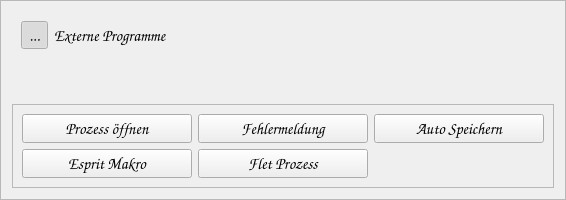
     <widget class="QFrame" name="fr_scripts_aufklappen">
      <property name="sizePolicy">
       <sizepolicy hsizetype="Preferred" vsizetype="Preferred">
        <horstretch>0</horstretch>
        <verstretch>0</verstretch>
       </sizepolicy>
      </property>
      <property name="maximumSize">
       <size>
        <width>16777215</width>
        <height>200</height>
       </size>
      </property>
      <property name="font">
       <font>
        <family>Comic Sans MS</family>
        <pointsize>12</pointsize>
       </font>
      </property>
      <property name="frameShape">
       <enum>QFrame::Shape::StyledPanel</enum>
      </property>
      <property name="frameShadow">
       <enum>QFrame::Shadow::Raised</enum>
      </property>
      <layout class="QVBoxLayout" name="verticalLayout_6">
       <item>
        <widget class="QWidget" name="wg_scripts_aufklappen" native="true">
         <layout class="QHBoxLayout" name="horizontalLayout_18">
          <item>
           <widget class="QToolButton" name="tb_scripts_aufklappen">
            <property name="focusPolicy">
             <enum>Qt::FocusPolicy::NoFocus</enum>
            </property>
            <property name="text">
             <string>...</string>
            </property>
            <property name="shortcut">
             <string notr="true"/>
            </property>
            <property name="checkable">
             <bool>true</bool>
            </property>
            <property name="checked">
             <bool>true</bool>
            </property>
            <property name="autoRaise">
             <bool>true</bool>
            </property>
           </widget>
          </item>
          <item>
           <widget class="QLabel" name="lb_scripts">
            <property name="font">
             <font>
              <family>Comic Sans MS</family>
              <pointsize>12</pointsize>
             </font>
            </property>
            <property name="text">
             <string>Externe Programme</string>
            </property>
           </widget>
          </item>
         </layout>
        </widget>
       </item>
       <item>
        <spacer name="verticalSpacer_2">
         <property name="orientation">
          <enum>Qt::Orientation::Vertical</enum>
         </property>
         <property name="sizeHint" stdset="0">
          <size>
           <width>20</width>
           <height>40</height>
          </size>
         </property>
        </spacer>
       </item>
       <item>
        <widget class="QFrame" name="fr_scripts">
         <property name="frameShape">
          <enum>QFrame::Shape::StyledPanel</enum>
         </property>
         <property name="frameShadow">
          <enum>QFrame::Shadow::Raised</enum>
         </property>
         <layout class="QGridLayout" name="gridLayout">
          <item row="0" column="2">
           <widget class="QPushButton" name="pb_auto_speichern">
            <property name="minimumSize">
             <size>
              <width>170</width>
              <height>0</height>
             </size>
            </property>
            <property name="maximumSize">
             <size>
              <width>210</width>
              <height>16777215</height>
             </size>
            </property>
            <property name="font">
             <font>
              <family>Comic Sans MS</family>
              <pointsize>12</pointsize>
              <bold>false</bold>
             </font>
            </property>
            <property name="text">
             <string>Auto Speichern</string>
            </property>
            <property name="autoDefault">
             <bool>true</bool>
            </property>
           </widget>
          </item>
          <item row="1" column="1">
           <widget class="QPushButton" name="pb_flet_prozess">
            <property name="minimumSize">
             <size>
              <width>170</width>
              <height>0</height>
             </size>
            </property>
            <property name="maximumSize">
             <size>
              <width>210</width>
              <height>16777215</height>
             </size>
            </property>
            <property name="font">
             <font>
              <family>Comic Sans MS</family>
              <pointsize>12</pointsize>
              <bold>false</bold>
             </font>
            </property>
            <property name="text">
             <string>Flet Prozess</string>
            </property>
            <property name="autoDefault">
             <bool>true</bool>
            </property>
           </widget>
          </item>
          <item row="0" column="1">
           <widget class="QPushButton" name="pb_fehlermeldung_destroyer">
            <property name="minimumSize">
             <size>
              <width>170</width>
              <height>0</height>
             </size>
            </property>
            <property name="maximumSize">
             <size>
              <width>210</width>
              <height>16777215</height>
             </size>
            </property>
            <property name="font">
             <font>
              <family>Comic Sans MS</family>
              <pointsize>12</pointsize>
              <bold>false</bold>
             </font>
            </property>
            <property name="text">
             <string>Fehlermeldung</string>
            </property>
            <property name="autoDefault">
             <bool>true</bool>
            </property>
           </widget>
          </item>
          <item row="0" column="0">
           <widget class="QPushButton" name="pb_prozess_oeffnen">
            <property name="minimumSize">
             <size>
              <width>170</width>
              <height>0</height>
             </size>
            </property>
            <property name="maximumSize">
             <size>
              <width>210</width>
              <height>16777215</height>
             </size>
            </property>
            <property name="font">
             <font>
              <family>Comic Sans MS</family>
              <pointsize>12</pointsize>
              <bold>false</bold>
             </font>
            </property>
            <property name="text">
             <string>Prozess öffnen</string>
            </property>
            <property name="autoDefault">
             <bool>true</bool>
            </property>
           </widget>
          </item>
          <item row="1" column="0">
           <widget class="QPushButton" name="pb_esprit_start_makro">
            <property name="minimumSize">
             <size>
              <width>170</width>
              <height>0</height>
             </size>
            </property>
            <property name="maximumSize">
             <size>
              <width>210</width>
              <height>16777215</height>
             </size>
            </property>
            <property name="font">
             <font>
              <family>Comic Sans MS</family>
              <pointsize>12</pointsize>
              <bold>false</bold>
             </font>
            </property>
            <property name="text">
             <string>Esprit Makro</string>
            </property>
            <property name="autoDefault">
             <bool>true</bool>
            </property>
           </widget>
          </item>
         </layout>
        </widget>
       </item>
      </layout>
     </widget>
